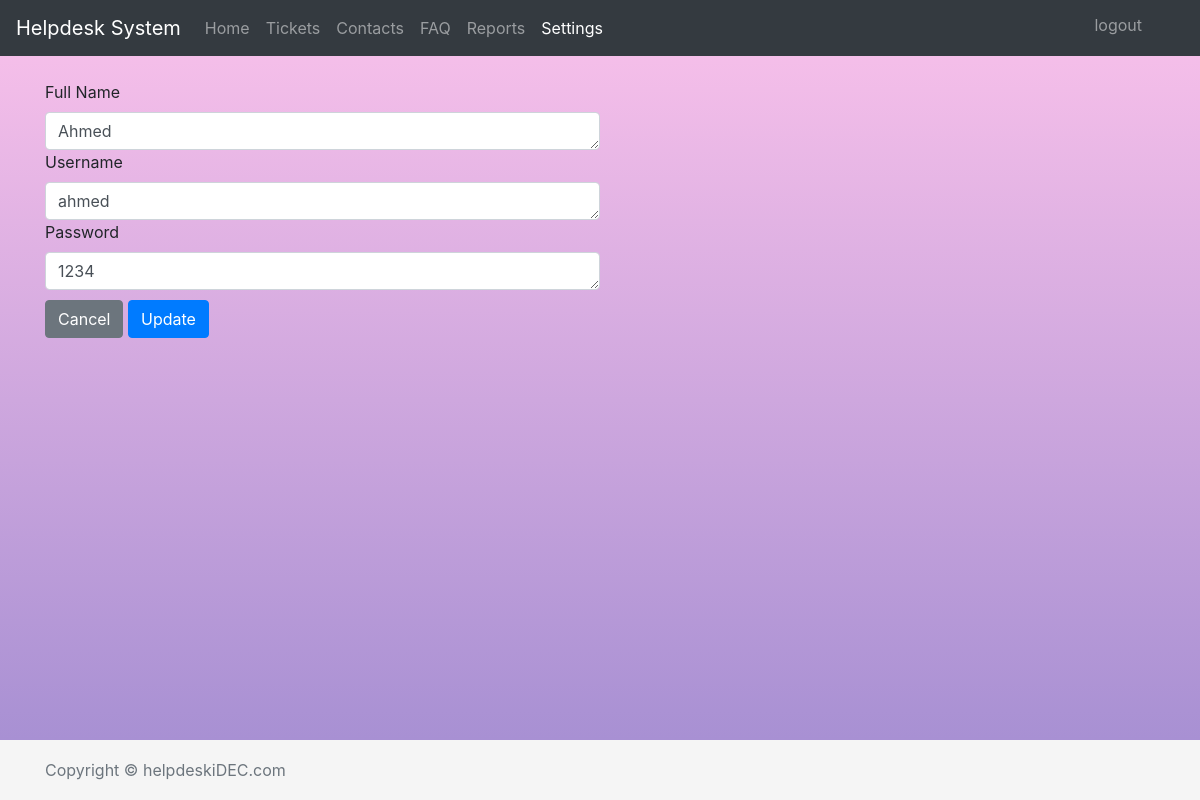
Screenshot of /helpdesk/settings_update_account.php?id=2 (signed in) with the database file from the repository.
### tables this page shows
CREATE TABLE `users` (
  `id` int(11) NOT NULL,
  `name` varchar(100) NOT NULL,
  `username` varchar(100) NOT NULL,
  `password` varchar(100) NOT NULL
);

### helpdesk/settings_update_account.php (the view, shortened to what this page needs)
<!doctype html>
<html lang="en">
  <head>
    <link rel="stylesheet" href="https://stackpath.bootstrapcdn.com/bootstrap/4.1.1/css/bootstrap.min.css"
>
    <link href="style.css" rel="stylesheet">
  </head>
  <body>
    <nav class="navbar navbar-expand-md navbar-dark bg-dark fixed-top">
      <a class="navbar-brand" href="index.php">Helpdesk System</a>
      <div class="collapse navbar-collapse" id="navbarsExampleDefault">
        <ul class="navbar-nav mr-auto">
          <li class="nav-item ">
            <a class="nav-link" href="index.php">Home <span class="sr-only">(current)</span></a>
          </li>
          <li class="nav-item ">
            <a class="nav-link" href="tickets_home.php">Tickets</a>
          </li>
          <li class="nav-item ">
            <a class="nav-link" href="contacts_home.php">Contacts</a>
          </li>
            <li class="nav-item ">
            <a class="nav-link" href="FAQ_home.php">FAQ</a>
          </li>
           <li class="nav-item ">
            <a class="nav-link" href="reports_home.php">Reports</a>
          </li>
          <li class="nav-item active">
            <a class="nav-link" href="settings_home.php">Settings</a>
          </li>
          <li class="nav-item "style=' position:fixed;right:50px;top:5px;'>
            <a class="nav-link " href="logout.php">logout</a>
          </li>
        </ul>
      </div>
    </nav>
    <main role="main" class="container">
<div class='col-md-6'>
<form class='buton form-group' action='settings_update_account_2.php' method='POST'>
<div class='row'>
<?php
require 'conn.php';
$sql = "SELECT * FROM users WHERE id = ".$_GET['id'];
$result = $conn->query($sql);
    while($row = $result->fetch_assoc()) {
      echo"   <label>Full Name</label><textarea type='text' class='form-control' rows='1' name='fullName'>".$row["name"]."</textarea>";
      echo"   <label>Username </label><textarea type='text' class='form-control'rows='1' name='username'>".$row["username"]."</textarea>";
      echo"  <label>Password </label><textarea type='password' class='form-control' rows='1' name='password'>".$row["password"]."</textarea>";
      echo"  <button type='submit' class='   btn btn-secondary mb-2' style='margin-top:10px'>Cancel</button>&nbsp";
      echo" <button type='submit' class='btn btn-primary mb-2' style='margin-top:10px'>Update</button>";
  }
  ?>
</div>
</form>
</div>
    </main>
    <footer class="footer">
      <div class="container">
        <span class="text-muted">Copyright © helpdeskiDEC.com</span>
      </div>
    </footer>
  </body>
</html>

### helpdesk/style.css (style rules this page uses)
html { position: relative; min-height: 100%; }
body { margin-bottom: 60px; background-image: linear-gradient(to top, #a18cd1 0%, #fbc2eb 100%); }
.footer { position: fixed; bottom: 0; width: 100%; height: 60px; line-height: 60px; background-color: #f5f5f5; left: 0px; right: 0px; margin-bottom: 0px; display: inline-block; }
.buton { margin-top: 80px; }

### rows the page displays
users: fullName "Ahmed", username "ahmed", password "1234"
